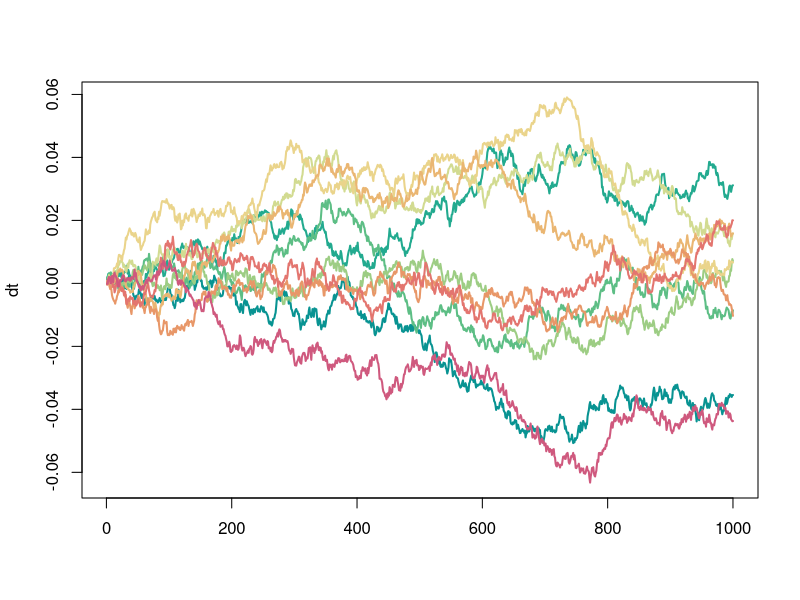
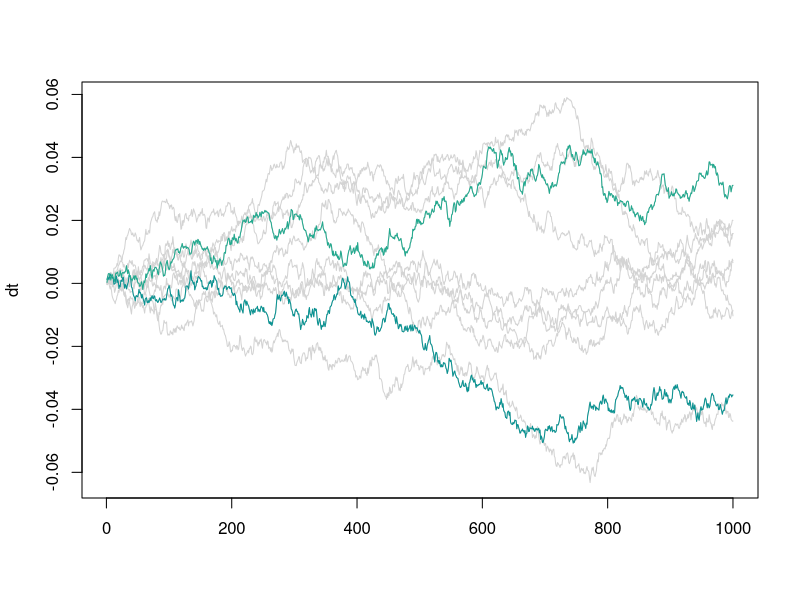
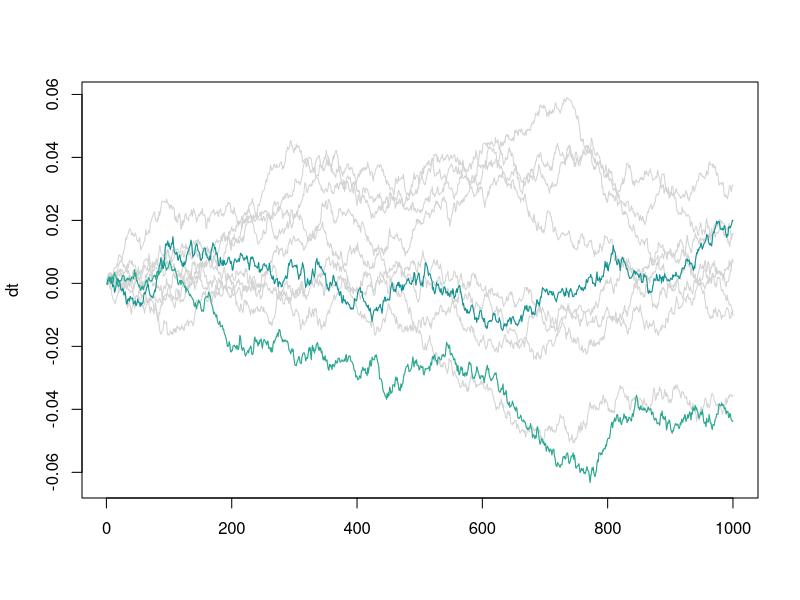
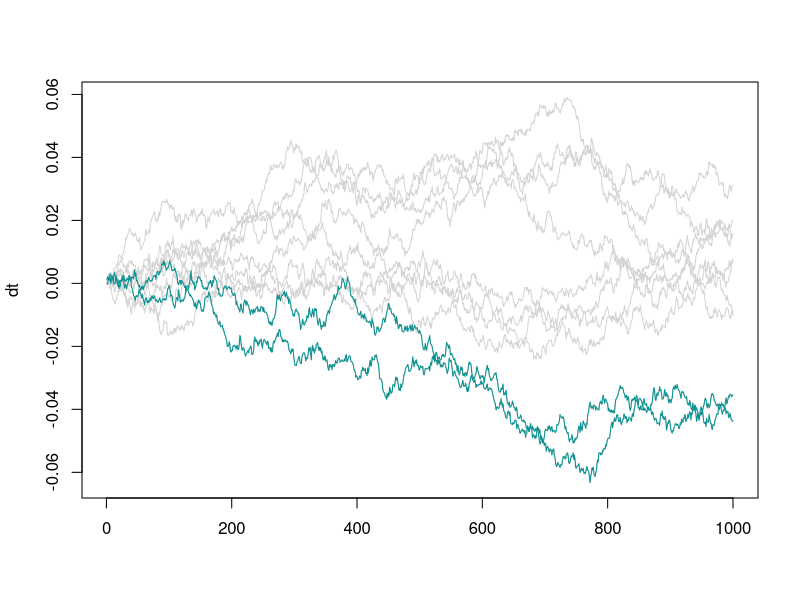
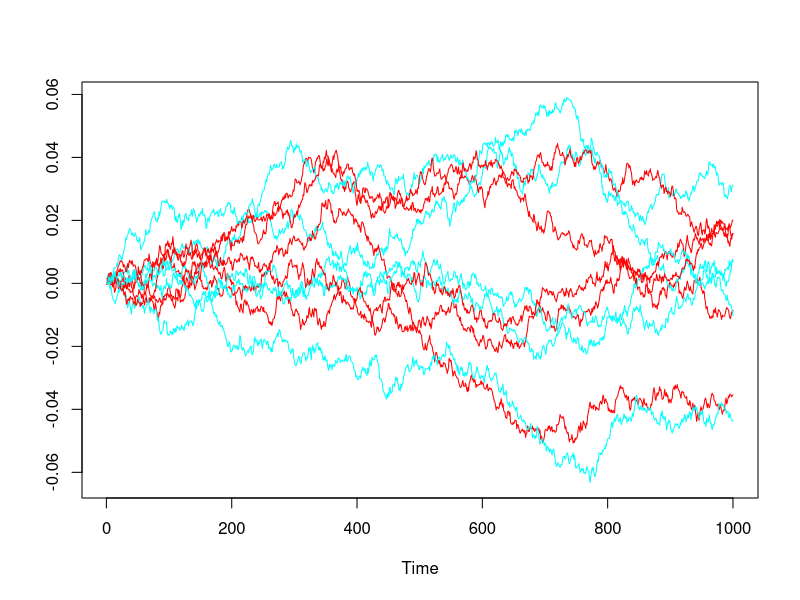

The R source for these figures, in order:
library(data.table)

len <- 1000L
n_path <- 10 # 10 paths
dt <- as.data.table(lapply(1:10, function(idx) cumsum(rnorm(len, 0, 0.001))))

plot_ts <- function(dt, first_n = 0L, last_n = 0L) {
    highlight_n <- first_n + last_n
    col = hcl.colors(10, "Temps")
    if (highlight_n > 0) {
        matplot(dt, type = "l", col = "lightgray", lty = 1)
        if (first_n > 0) {
            matlines(dt[, 1:first_n], type = "l", col = col, lty = 1)
        }
        if (last_n > 0) {
            matlines(dt[, (length(dt) - last_n + 1):length(dt)], type = "l", col = col, lty = 1)
        }
    } else {
        matplot(dt, type = "l", col = col, lwd = 2, lty = 1)
    }
}

plot_ts(dt)
plot_ts(dt, first_n = 2)
plot_ts(dt, last_n = 2)
plot_ts(dt, first_n = 1, last_n = 1)

ts.plot(dt, gpars= list(col=rainbow(2)))
